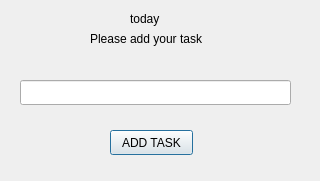
<?xml version="1.0" encoding="UTF-8"?>
<ui version="4.0">
 <class>AddTaskWindow</class>
 <widget class="QDialog" name="AddTaskWindow">
  <property name="geometry">
   <rect>
    <x>0</x>
    <y>0</y>
    <width>320</width>
    <height>181</height>
   </rect>
  </property>
  <property name="windowTitle">
   <string>Dialog</string>
  </property>
  <widget class="QPushButton" name="pushButton">
   <property name="geometry">
    <rect>
     <x>110</x>
     <y>130</y>
     <width>83</width>
     <height>25</height>
    </rect>
   </property>
   <property name="text">
    <string>ADD TASK</string>
   </property>
  </widget>
  <widget class="QLineEdit" name="lineEdit">
   <property name="geometry">
    <rect>
     <x>20</x>
     <y>80</y>
     <width>271</width>
     <height>25</height>
    </rect>
   </property>
  </widget>
  <widget class="QLabel" name="label">
   <property name="geometry">
    <rect>
     <x>90</x>
     <y>30</y>
     <width>141</width>
     <height>17</height>
    </rect>
   </property>
   <property name="text">
    <string>Please add your task</string>
   </property>
  </widget>
  <widget class="QLabel" name="deadline">
   <property name="geometry">
    <rect>
     <x>130</x>
     <y>10</y>
     <width>64</width>
     <height>17</height>
    </rect>
   </property>
   <property name="text">
    <string>today</string>
   </property>
  </widget>
 </widget>
 <resources/>
 <connections/>
</ui>
